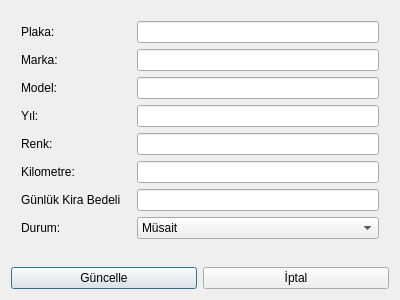
<?xml version="1.0" encoding="UTF-8"?>
<ui version="4.0">
 <class>Dialog</class>
 <widget class="QDialog" name="Dialog">
  <property name="geometry">
   <rect>
    <x>0</x>
    <y>0</y>
    <width>400</width>
    <height>300</height>
   </rect>
  </property>
  <property name="windowTitle">
   <string>Dialog</string>
  </property>
  <layout class="QHBoxLayout" name="horizontalLayout_2">
   <item>
    <layout class="QVBoxLayout" name="verticalLayout">
     <item>
      <layout class="QFormLayout" name="formLayout">
       <property name="horizontalSpacing">
        <number>16</number>
       </property>
       <property name="verticalSpacing">
        <number>6</number>
       </property>
       <property name="leftMargin">
        <number>10</number>
       </property>
       <property name="topMargin">
        <number>10</number>
       </property>
       <property name="rightMargin">
        <number>10</number>
       </property>
       <property name="bottomMargin">
        <number>10</number>
       </property>
       <item row="0" column="0">
        <widget class="QLabel" name="label">
         <property name="text">
          <string>Plaka:</string>
         </property>
        </widget>
       </item>
       <item row="0" column="1">
        <widget class="QLineEdit" name="guncelleplakaLineEdit"/>
       </item>
       <item row="1" column="0">
        <widget class="QLabel" name="label_2">
         <property name="text">
          <string>Marka:</string>
         </property>
        </widget>
       </item>
       <item row="1" column="1">
        <widget class="QLineEdit" name="guncellemarkaLineEdit"/>
       </item>
       <item row="2" column="0">
        <widget class="QLabel" name="label_3">
         <property name="text">
          <string>Model:</string>
         </property>
        </widget>
       </item>
       <item row="2" column="1">
        <widget class="QLineEdit" name="guncellemodelLineEdit"/>
       </item>
       <item row="3" column="0">
        <widget class="QLabel" name="label_4">
         <property name="text">
          <string>Yıl:</string>
         </property>
        </widget>
       </item>
       <item row="3" column="1">
        <widget class="QLineEdit" name="guncelleyilLineEdit"/>
       </item>
       <item row="4" column="0">
        <widget class="QLabel" name="label_5">
         <property name="text">
          <string>Renk:</string>
         </property>
        </widget>
       </item>
       <item row="4" column="1">
        <widget class="QLineEdit" name="guncellerenkLineEdit"/>
       </item>
       <item row="5" column="0">
        <widget class="QLabel" name="label_6">
         <property name="text">
          <string>Kilometre:</string>
         </property>
        </widget>
       </item>
       <item row="5" column="1">
        <widget class="QLineEdit" name="guncellekilometreLineEdit"/>
       </item>
       <item row="6" column="0">
        <widget class="QLabel" name="label_7">
         <property name="text">
          <string>Günlük Kira Bedeli</string>
         </property>
        </widget>
       </item>
       <item row="6" column="1">
        <widget class="QLineEdit" name="guncellekiraLineEdit"/>
       </item>
       <item row="7" column="0">
        <widget class="QLabel" name="label_8">
         <property name="text">
          <string>Durum:</string>
         </property>
        </widget>
       </item>
       <item row="7" column="1">
        <widget class="QComboBox" name="aracguncelledurumComboBox">
         <item>
          <property name="text">
           <string>Müsait</string>
          </property>
         </item>
         <item>
          <property name="text">
           <string>Kirada</string>
          </property>
         </item>
         <item>
          <property name="text">
           <string>Bakımda</string>
          </property>
         </item>
        </widget>
       </item>
      </layout>
     </item>
     <item>
      <layout class="QHBoxLayout" name="horizontalLayout">
       <item>
        <widget class="QPushButton" name="aracguncelleguncelleButton">
         <property name="text">
          <string>Güncelle</string>
         </property>
        </widget>
       </item>
       <item>
        <widget class="QPushButton" name="aracguncelleiptalButton">
         <property name="text">
          <string>İptal</string>
         </property>
        </widget>
       </item>
      </layout>
     </item>
    </layout>
   </item>
  </layout>
 </widget>
 <resources/>
 <connections/>
</ui>
